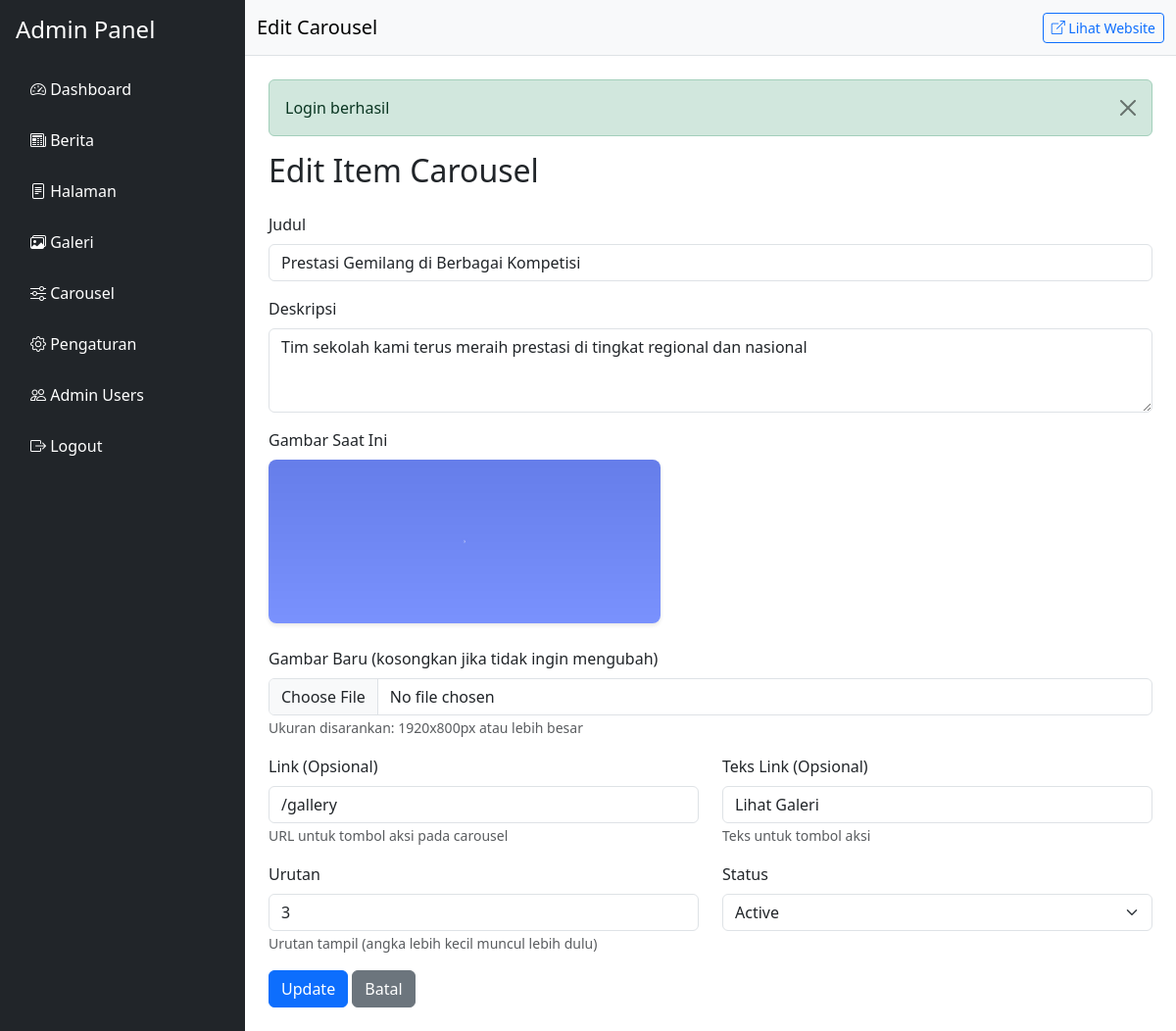
The app's page /admin/carousel/3/edit (signed in) with its own data.
### tables this page shows
CREATE TABLE IF NOT EXISTS carousel (
    id INT AUTO_INCREMENT PRIMARY KEY,
    title VARCHAR(255) NOT NULL,
    description TEXT,
    image VARCHAR(255) NOT NULL,
    link VARCHAR(255),
    link_text VARCHAR(100),
    order_position INT DEFAULT 0,
    status ENUM('active', 'inactive') DEFAULT 'active',
    created_at TIMESTAMP DEFAULT CURRENT_TIMESTAMP,
    updated_at TIMESTAMP DEFAULT CURRENT_TIMESTAMP ON UPDATE CURRENT_TIMESTAMP
);

### app/Controllers/Controller.php (called while the page is built, shortened)
<?php
class Controller {
    protected function view($view, $data = []) {
        View::render($view, $data);
    }
}

### app/Controllers/Admin/CarouselController.php (called while the page is built, shortened)
<?php
class CarouselController extends Controller {
    private $carouselModel;
    public function __construct() {
        $this->carouselModel = new Carousel();
    }
    public function edit($id) {
        $item = $this->carouselModel->findById($id);
        $this->view('admin.carousel.edit', ['item' => $item]);
    }
}

### app/Router.php (called while the page is built, shortened)
<?php
class Router {
    private $routes = [];
    private function addRoute($method, $path, $handler) {
        $this->routes[] = [
            'method' => $method,
            'path' => $path,
            'handler' => $handler
        ];
    }
    public function dispatch() {
        $method = $_SERVER['REQUEST_METHOD'] ?? 'GET';
        $requestUri = $_SERVER['REQUEST_URI'] ?? '/';
        $uri = parse_url($requestUri, PHP_URL_PATH);
        $basePath = $this->getBasePath();
        if ($basePath && $basePath !== '/') {
            $uri = str_replace($basePath, '', $uri);
        }
        $uri = $uri ?: '/';
        foreach ($this->routes as $route) {
            if ($route['method'] === $method) {
                $pattern = $this->convertToRegex($route['path']);
                if (preg_match($pattern, $uri, $matches)) {
                    array_shift($matches);
                    $handler = $route['handler'];
                    $controller = $handler['controller'];
                    $action = $handler['action'];
                    if (class_exists($controller)) {
                        $controllerInstance = new $controller();
                        if (method_exists($controllerInstance, $action)) {
                            call_user_func_array([$controllerInstance, $action], $matches);
                            return;
                        }
                    }
                }
            }
        }
    }
    private function convertToRegex($path) {
        $pattern = preg_replace('/\{(\w+)\}/', '([^/]+)', $path);
        return '#^' . $pattern . '$#';
    }
    private function getBasePath() {
        static $basePath = null;
        if (file_exists(__DIR__ . '/../config/app.php')) {
            $config = require __DIR__ . '/../config/app.php';
            if (isset($config['url'])) {
                $url = parse_url($config['url'], PHP_URL_PATH);
                if ($url && $url !== '/') {
                    $basePath = rtrim($url, '/');
                    return $basePath;
                }
            }
        }
        return $basePath;
    }
}

### index.php (called while the page is built, shortened)
<?php
require_once __DIR__ . '/app/autoload.php';
$router = require __DIR__ . '/routes/web.php';
try {
    $router->dispatch();
} catch (Exception $e) {
    while (ob_get_level() > 0) {
        ob_end_clean();
    }
    error_log("Error: " . $e->getMessage() . " in " . $e->getFile() . " on line " . $e->getLine());
    if ($isAjax) {
        http_response_code(500);
        header('Content-Type: application/json; charset=utf-8');
        echo json_encode([
            'success' => false,
            'message' => 'Internal Server Error: ' . $e->getMessage()
        ], JSON_UNESCAPED_UNICODE);
    } else {
        http_response_code(500);
        echo "<h1>500 Internal Server Error</h1>";
        echo "<p><strong>Error:</strong> " . htmlspecialchars($e->getMessage()) . "</p>";
        echo "<p><strong>File:</strong> " . htmlspecialchars($e->getFile()) . "</p>";
        echo "<p><strong>Line:</strong> " . $e->getLine() . "</p>";
    }
    exit;
}

### app/autoload.php (called while the page is built, shortened)
<?php
spl_autoload_register(function ($class) {
    $baseDir = __DIR__ . '/';
    $file = $baseDir . str_replace('\\', '/', $class) . '.php';
    $file = $baseDir . 'Controllers/' . str_replace('\\', '/', $class) . '.php';
    if (file_exists($file)) {
        return;
    }
    $file = $baseDir . 'Models/' . str_replace('\\', '/', $class) . '.php';
    if (file_exists($file)) {
        return;
    }
});
require __DIR__ . '/Database.php';
require __DIR__ . '/Router.php';
require __DIR__ . '/View.php';
require __DIR__ . '/helpers.php';

### config/database.php (called while the page is built)
<?php
return [
    'host' => 'localhost',
    'username' => 'root',
    'password' => '',
    'database' => 'smkweb',
    'charset' => 'utf8mb4'
];

### app/Database.php (called while the page is built, shortened)
<?php
class Database {
    private static $instance = null;
    private $conn;
    private function __construct() {
        $config = require __DIR__ . '/../config/database.php';
        try {
            $this->conn = new PDO(
                "mysql:host={$config['host']};dbname={$config['database']};charset={$config['charset']}",
                $config['username'],
                $config['password'],
                [
                    PDO::ATTR_ERRMODE => PDO::ERRMODE_EXCEPTION,
                    PDO::ATTR_DEFAULT_FETCH_MODE => PDO::FETCH_ASSOC,
                    PDO::ATTR_EMULATE_PREPARES => false
                ]
            );
        } catch (PDOException $e) {
            if (php_sapi_name() !== 'cli') {
                http_response_code(500);
                echo "<!DOCTYPE html><html><head><title>Database Error</title></head><body>";
                echo "<h1>Database Connection Error</h1>";
                echo "<p>Error: " . htmlspecialchars($e->getMessage()) . "</p>";
                echo "<h2>Langkah-langkah:</h2>";
                echo "<ol>";
                echo "<li>Pastikan MySQL sudah running di XAMPP</li>";
                echo "<li>Buat database 'smkweb' di phpMyAdmin</li>";
                echo "<li>Import file database.sql ke database</li>";
                echo "<li>Cek konfigurasi di config/database.php</li>";
                echo "</ol>";
                echo "<p><a href='http://localhost/phpmyadmin'>Buka phpMyAdmin</a></p>";
                echo "</body></html>";
            } else {
                die("Database connection failed: " . $e->getMessage());
            }
            exit;
        }
    }
    public static function getInstance() {
        if (self::$instance === null) {
            self::$instance = new self();
        }
        return self::$instance;
    }
    public function query($sql, $params = []) {
        $stmt = $this->conn->prepare($sql);
        $stmt->execute($params);
        return $stmt;
    }
    public function fetchOne($sql, $params = []) {
        return $this->query($sql, $params)->fetch();
    }
}

### app/Models/Carousel.php (called while the page is built, shortened)
<?php
class Carousel {
    private $db;
    public function __construct() {
        $this->db = Database::getInstance();
    }
    public function findById($id) {
        return $this->db->fetchOne("SELECT * FROM carousel WHERE id = :id", ['id' => $id]);
    }
}

### config/app.php (called while the page is built)
<?php
return [
    'name' => 'SMK Web',
    'url' => 'http://localhost/smkweb',
    'timezone' => 'Asia/Jakarta',
    'debug' => true,
];

### app/helpers.php (called while the page is built, shortened)
<?php
function e($string) {
    return htmlspecialchars($string, ENT_QUOTES, 'UTF-8');
}

### views/admin/carousel/edit.php (the view, shortened to what this page needs)
<h2 class="mb-4">Edit Item Carousel</h2>
<form method="POST" action="<?= View::url('/admin/carousel/' . $item['id']) ?>" enctype="multipart/form-data">
    <div class="mb-3">
        <label class="form-label">Judul</label>
        <input type="text" name="title" class="form-control" required value="<?= e($item['title']) ?>">
    </div>
    <div class="mb-3">
        <label class="form-label">Deskripsi</label>
        <textarea name="description" class="form-control" rows="3"><?= e($item['description']) ?></textarea>
    </div>
    <?php if ($item['image']): ?>
        <div class="mb-3">
            <label class="form-label">Gambar Saat Ini</label><br>
            <img src="<?= View::asset('images/carousel/' . $item['image']) ?>"
                 style="max-width: 400px; height: auto; border-radius: 8px; box-shadow: 0 2px 4px rgba(0,0,0,0.1);"
                 class="mb-2">
        </div>
    <?php endif; ?>
    <div class="mb-3">
        <label class="form-label">Gambar Baru (kosongkan jika tidak ingin mengubah)</label>
        <input type="file" name="image" class="form-control" accept="image/*">
        <small class="text-muted">Ukuran disarankan: 1920x800px atau lebih besar</small>
    </div>
    <div class="row">
        <div class="col-md-6">
            <div class="mb-3">
                <label class="form-label">Link (Opsional)</label>
                <input type="text" name="link" class="form-control" placeholder="/posts atau /page/kontak" value="<?= e($item['link']) ?>">
                <small class="text-muted">URL untuk tombol aksi pada carousel</small>
            </div>
        </div>
        <div class="col-md-6">
            <div class="mb-3">
                <label class="form-label">Teks Link (Opsional)</label>
                <input type="text" name="link_text" class="form-control" placeholder="Lihat Berita" value="<?= e($item['link_text']) ?>">
                <small class="text-muted">Teks untuk tombol aksi</small>
            </div>
        </div>
    </div>
    <div class="row">
        <div class="col-md-6">
            <div class="mb-3">
                <label class="form-label">Urutan</label>
                <input type="number" name="order_position" class="form-control" value="<?= e($item['order_position']) ?>" min="0">
                <small class="text-muted">Urutan tampil (angka lebih kecil muncul lebih dulu)</small>
            </div>
        </div>
        <div class="col-md-6">
            <div class="mb-3">
                <label class="form-label">Status</label>
                <select name="status" class="form-select">
                    <option value="active" <?= $item['status'] === 'active' ? 'selected' : '' ?>>Active</option>
                </select>
            </div>
        </div>
    </div>
    <button type="submit" class="btn btn-primary">Update</button>
    <a href="<?= View::url('/admin/carousel') ?>" class="btn btn-secondary">Batal</a>
</form>

### records on screen
carousel: title "Prestasi Gemilang di Berbagai Kompetisi", description "Tim sekolah kami terus meraih prestasi di tingkat regional dan nasional", image (picture), link "/gallery", link_text "Lihat Galeri", order_position "3", status "Active"

### other values on screen
$pageTitle "Edit Carousel"
$flash "Login berhasil"
